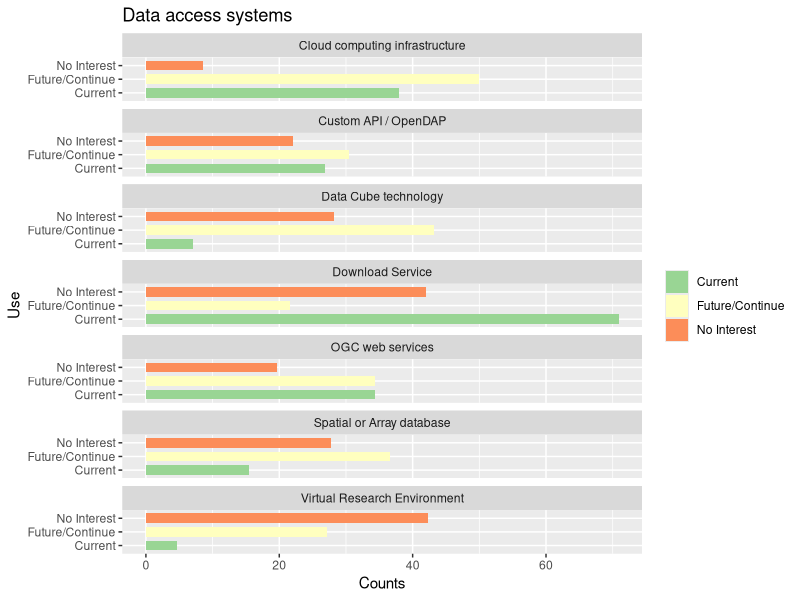

Generate this figure with R:
library('stringr')
library(ggplot2)
library(RColorBrewer)

wd <- setwd('/Users/julia_wagemann/Documents/github/survey_analysis/')


dataService <- c(rep("Download Service", 3), 
                 rep('Cloud computing infrastructure',3), 
                 rep("OGC web services",3), 
                 rep("Custom API / OpenDAP",3), 
                 rep("Virtual Research Environment",3), 
                 rep("Data Cube technology",3), 
                 rep("Spatial or Array database",3))
use <- rep(c("Current", "Future/Continue","No Interest"),7)
sums <- c(70.9,21.6,42.0,38.0,50,8.5,34.3,34.4,19.7,26.8,30.5,22.1,4.7,27.2,42.3,7.0,43.2,28.2,15.5,36.6,27.7)


data_use_sums <- data.frame(dataService, use, sums)

# Grouped
ggplot(data_use_sums, aes(fill=use, y=sums, x=use)) + 
  geom_bar(stat="identity",width=0.7) +
  facet_wrap(dataService~., ncol=1) +
  coord_flip() +
  scale_fill_brewer(palette="Spectral",direction=-1) +
  labs(x="Use", y="Counts", title="Data access systems") +
  theme(legend.title=element_blank())
